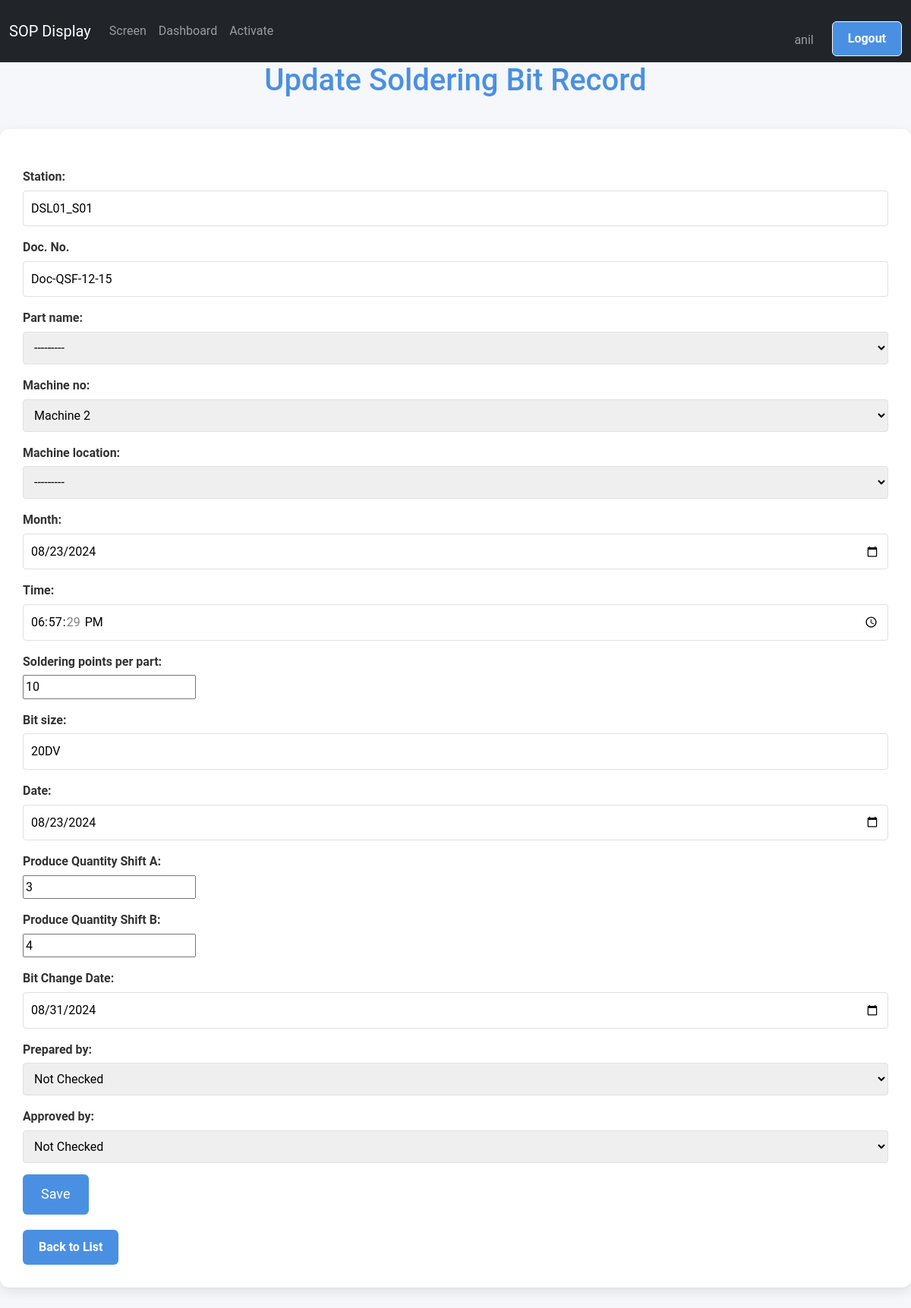
Page /screen/soldering/update/2/ (signed in) on the committed database.
### screen_app/models.py (models this page shows, shortened)
class SolderingBitRecord(models.Model):
    PART_CHOICES = (
        ('tsc_01', 'TSC 01'),
        ('tsc_02', 'TSC 02'),
        ('tsc_04', 'TSC 04'),
        ('tsc_05', 'TSC 05'),
        ('tsc_09', 'TSC 09'),
        ('ebe_01', 'EBE 01'),
        ('csl_01', 'CSL 01'),
        ('dtr_03', 'DTR 03'),
        ('dtr_05', 'DTR 05'),
    )
    MACHINE_CHOICES = (
        ('M1', 'Machine 1'),
        ('M2', 'Machine 2'),
        ('M3', 'Machine 3'),
    )
    LOCATION_CHOICES = (
        ('visual_inspection', 'Visual Inspection'),
        ('programming_testing', 'Programming & Testing'),
        ('function_testing', 'Function Testing'),
        ('adhesive_application', 'Adhesive Application'),
        ('conformal_coating', 'Conformal Coating'),
        ('housing', 'Housing'),
        ('e90fl', 'E90FL'),
        ('dr_beck_epoxy', 'Dr. Beck Epoxy'),
        ('final_testing', 'Final Testing'),
    )
    TICK_CHOICES = [
        ('✔', 'OK'),
        ('✘', 'Not OK'),
        ('', 'Not Checked'),
    ]
    station = models.CharField(max_length=100, default='DSL01_S01')
    doc_number = models.CharField(max_length=50, verbose_name="Doc. No.", default='Doc-QSF-12-15', blank=True)
    part_name = models.CharField(max_length=100, choices=PART_CHOICES)
    machine_no = models.CharField(max_length=150, choices=MACHINE_CHOICES)
    machine_location = models.CharField(max_length=150,choices=LOCATION_CHOICES)
    month = models.DateField(default=timezone.now, blank=True)
    time = models.TimeField(default=timezone.now, blank=True)
    operator_name = models.ForeignKey(User, on_delete=models.CASCADE, blank=True, null=True)
    soldering_points_per_part = models.IntegerField(default=10)
    bit_size = models.CharField(max_length=20, default="20DV")
    date = models.DateField(default=timezone.now, blank=True)
    produce_quantity_shift_a = models.IntegerField(verbose_name="Produce Quantity Shift A")
    produce_quantity_shift_b = models.IntegerField(verbose_name="Produce Quantity Shift B")
    total_quantity = models.IntegerField(verbose_name="Total Quantity (Both shifts)", default=500)
    total_soldering_points = models.IntegerField(verbose_name="Total Soldering points/day", default=500)
    bit_life_remaining = models.IntegerField(verbose_name="Bit Life Remaining (Parts in Nos.)", default=500)
    bit_change_date = models.DateField(verbose_name="Bit Change Date")
    prepared_by = models.CharField(max_length=100, choices=TICK_CHOICES, blank=True)
    approved_by = models.CharField(max_length=100, choices=TICK_CHOICES, blank=True)
    class Meta:
        verbose_name = "Robotic Soldering Bit Replacement Record"
        verbose_name_plural = "Robotic Soldering Bit Replacement Records"

### screen_app/views.py (the view)
# urls.py: path('soldering/update/<int:pk>/', UpdateSolderingBitRecordView.as_view(), name='update_soldering_bit_record'),
@method_decorator(staff_member_required, name='dispatch')
class UpdateSolderingBitRecordView(UpdateView):
    model = SolderingBitRecord
    form_class = SolderingBitRecordForm
    template_name = 'SolderingBitRecord/update_soldering_bit_record.html'
    success_url = reverse_lazy('list_soldering_bit_records')

### screen_app/forms.py
class SolderingBitRecordForm(forms.ModelForm):
    class Meta:
        model = SolderingBitRecord
        fields = [
            'station', 'doc_number', 'part_name', 'machine_no', 'machine_location',
            'month', 'time', 'soldering_points_per_part', 'bit_size', 'date',
            'produce_quantity_shift_a', 'produce_quantity_shift_b', 'bit_change_date',
            'prepared_by', 'approved_by'
        ]
        widgets = {
            'month': forms.DateInput(attrs={'type': 'date'}),
            'time': forms.TimeInput(attrs={'type': 'time'}),
            'date': forms.DateInput(attrs={'type': 'date'}),
            'bit_change_date': forms.DateInput(attrs={'type': 'date'}),
        }

### screen_app/templates/SolderingBitRecord/update_soldering_bit_record.html (shortened to what this page needs)
{% extends "base.html" %}  {% block content %}
<h1>
  {% if form.instance.pk %}Update{% else %}Add{% endif %} Soldering Bit Record
</h1>
<div class="container">
  <form method="post">
    {% csrf_token %} {% for field in form %}
    <p>
      {{ field.label_tag }} {{ field }}
    </p>
    {% endfor %}
    <button type="submit">Save</button>
  </form>
  <a
  href="{% url 'list_soldering_bit_records' %}"
  class="btn"
  style="margin-top: 20px"
  >Back to List</a
>
</div>
{% endblock content %}

### templates/base.html (shortened to what this page needs)
{% load static %}
<!DOCTYPE html>
<html lang="en">
  <head>
    <link rel="stylesheet" href="{% static 'css/bootstrap.css' %}" />
  </head>
  <body>
    <nav class="navbar navbar-expand-lg navbar-dark bg-dark" id="mainNavbar">
      <div class="container-fluid">
        <a class="navbar-brand" href="/">SOP Display</a>
        <div class="collapse navbar-collapse" id="navbarContent">
          <ul class="navbar-nav me-auto mb-2 mb-lg-0">
            <li class="nav-item">
              <a
                class="nav-link {% if request.resolver_match.url_name == 'display_screen_content' %}active{% endif %}"
                href="{% url 'display_screen_content' %}"
                >Screen</a
              >
            </li>
            {% if user.is_authenticated %}
            <li class="nav-item">
              <a
                class="nav-link {% if request.resolver_match.url_name == 'dashboard' %}active{% endif %}"
                href="{% url 'dashboard' %}"
                >Dashboard</a
              >
            </li>
            {% if user.is_staff %}
            <li class="nav-item">
              <a
                class="nav-link {% if request.resolver_match.url_name == 'activate_product' %}active{% endif %}"
                href="{% url 'activate_product' %}"
                >Activate</a
              >
            </li>
            {% endif %} {% endif %}
          </ul>
          <ul class="navbar-nav ">
            {% if user.is_authenticated %}
            <li class="nav-item mt-4">
              <span class=" nav-link  me-3">{{ user.username }}</span>
            </li>
            <li class="nav-item">
              <form method="post" action="{% url 'logout' %}">
                <button class="btn btn-outline-light" type="submit">
                  Logout
                </button>
              </form>
            </li>
            {% endif %}
          </ul>
        </div>
      </div>
    </nav>
    {% block content %} {% endblock content %}
  </body>
</html>

### templates/base.html (style rules this page uses)
html, body { height: 100%; margin: 0; padding: 0; overflow-x: hidden; }
body { padding-top: 0px; }
.navbar { transition: transform 0.3s ease; }
body { scrollbar-width: none; -ms-overflow-style: none; }
:root { --primary-color: #4a90e2; --secondary-color: #f5f7fa; --text-color: #333; --border-color: #e0e0e0; }
body { font-family: "Roboto", Arial, sans-serif; background-color: var(--secondary-color); color: var(--text-color); line-height: 1.6; margin: 0; padding: 0; }
.container { max-width: 1200px; margin: 40px auto; padding: 30px; background-color: #ffffff; border-radius: 12px; box-shadow: 0 5px 15px rgba(0, 0, 0, 0.1); }
h1 { color: var(--primary-color); font-size: 2.5em; text-align: center; margin-bottom: 30px; }
.btn { display: inline-block; background-color: var(--primary-color); color: white; padding: 10px 20px; text-decoration: none; border-radius: 6px; font-weight: bold; transition: background-color 0.3s ease; }
form { margin-top: 20px; }
form p { margin-bottom: 15px; }
form label { display: block; margin-bottom: 5px; font-weight: bold; }
form input[type="text"], form input[type="date"], form input[type="time"], form select { width: 100%; padding: 10px; border: 1px solid var(--border-color); border-radius: 4px; font-size: 16px; }
form button { background-color: var(--primary-color); color: white; border: none; padding: 12px 24px; font-size: 18px; border-radius: 6px; cursor: pointer; transition: background-color 0.3s ease; }

### rows in the picture
SolderingBitRecord: form "DSL01_S01" "Doc-QSF-12-15" "---------" "Machine 2" "---------" "08/23/2024" "18:57:29" "10" "20DV" "08/23/2024" "3" "4" "08/31/2024" "Not Checked" "Not Checked"

### other values in the picture
{{ user.username }} "anil"
{{ field.label_tag }} "Station:" "Doc. No." "Part name:" "Machine no:" "Machine location:" "Month:" "Time:" "Soldering points per part:" "Bit size:" "Date:" "Produce Quantity Shift A:" "Produce Quantity Shift B:" "Bit Change Date:" "Prepared by:" "Approved by:"
